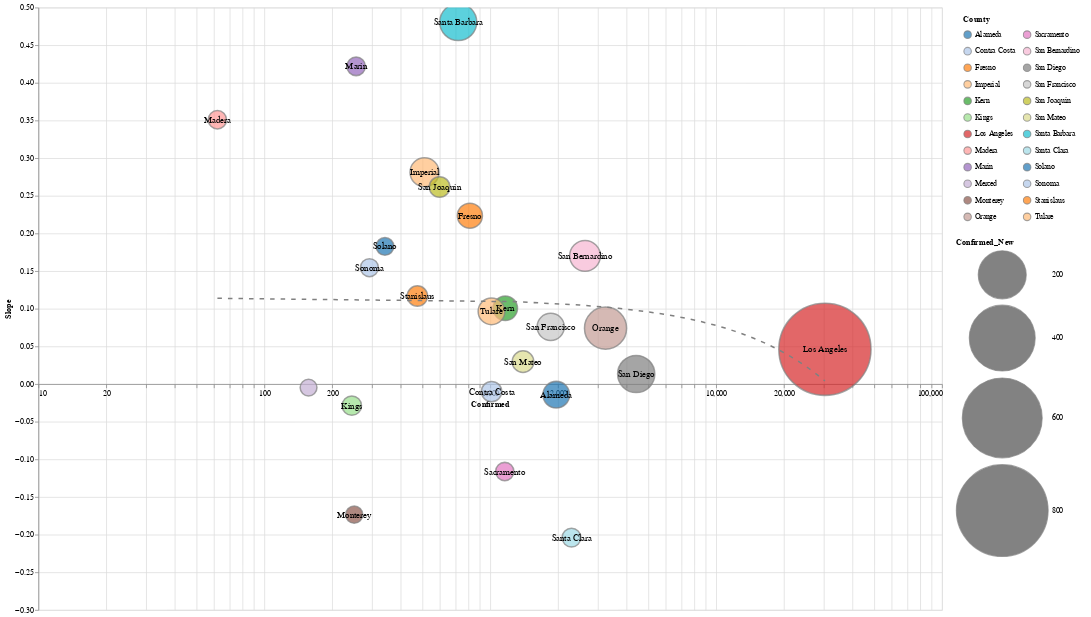

This figure's notebook cell:
### Code cell
state = 'CA'
county_level = df[df['State'] == state].fillna({'County': state}).groupby(['County', 'Date'], as_index=False).sum()

slope_chart(county_level, 'County', -300, xscale='log', limit=1, scale=5).properties(
    width=1200,
    height=800
).interactive()

### Figure 1 — Vega-Lite specification as saved in the notebook (floating-point values rounded to 4 significant figures)
{"config": {"view": {"continuousWidth": 400, "continuousHeight": 300}}, "layer": [{"mark": {"type": "point", "filled": true, "stroke": "grey"}, "encoding": {"color": {"type": "nominal", "field": "County", "legend": {"clipHeight": 20, "columns": 2, "padding": 10}, "scale": {"scheme": "category20"}}, "size": {"type": "quantitative", "field": "Confirmed_New", "scale": {"domain": [2.0, 808.0], "range": [500, 15000]}}, "tooltip": [{"type": "nominal", "field": "County"}, {"type": "quantitative", "field": "Confirmed"}, {"type": "quantitative", "field": "Slope"}, {"type": "quantitative", "field": "Confirmed_New"}], "x": {"type": "quantitative", "axis": {"offset": -300}, "field": "Confirmed", "scale": {"type": "log"}}, "y": {"type": "quantitative", "field": "Slope"}}, "selection": {"selector490": {"type": "interval", "bind": "scales", "encodings": ["x", "y"]}}}, {"mark": "text", "encoding": {"color": {"value": "black"}, "size": {"value": 12}, "text": {"type": "nominal", "field": "County"}, "tooltip": [{"type": "nominal", "field": "County"}, {"type": "quantitative", "field": "Confirmed"}, {"type": "quantitative", "field": "Slope"}, {"type": "quantitative", "field": "Confirmed_New"}], "x": {"type": "quantitative", "axis": {"offset": -300}, "field": "Confirmed", "scale": {"type": "log"}}, "y": {"type": "quantitative", "field": "Slope"}}, "transform": [{"filter": "(datum['Confirmed_New'] > 2)"}]}, {"mark": {"type": "line", "strokeDash": [6, 8]}, "encoding": {"color": {"value": "grey"}, "size": {"value": 2}, "tooltip": [{"type": "nominal", "field": "County"}, {"type": "quantitative", "field": "Confirmed"}, {"type": "quantitative", "field": "Slope"}, {"type": "quantitative", "field": "Confirmed_New"}], "x": {"type": "quantitative", "axis": {"offset": -300}, "field": "Confirmed", "scale": {"type": "log"}}, "y": {"type": "quantitative", "field": "Slope"}}, "transform": [{"on": "Confirmed", "regression": "Slope", "method": "poly", "order": 1}]}], "data": {"name": "data-2d32842c6329345b49431e5987142691"}, "height": 800, "width": 1200, "$schema": "https://vega.github.io/schema/vega-lite/v4.0.2.json", "datasets": {"data-2d32842c6329345b49431e5987142691": [{"County": "Alameda", "Date": "05-08-2020", "Confirmed": 1961.0, "Deaths": 70.0, "Recovered": 0.0, "Confirmed_New": 44.0, "Deaths_New": 3.0, "Recovered_New": 0.0, "Active": 1891.0, "Slope": -0.01419}, {"County": "Contra Costa", "Date": "05-08-2020", "Confirmed": 1014.0, "Deaths": 29.0, "Recovered": 0.0, "Confirmed_New": 15.0, "Deaths_New": 0.0, "Recovered_New": 0.0, "Active": 985.0, "Slope": -0.01006}, {"County": "Fresno", "Date": "05-08-2020", "Confirmed": 813.0, "Deaths": 9.0, "Recovered": 0.0, "Confirmed_New": 36.0, "Deaths_New": 0.0, "Recovered_New": 0.0, "Active": 804.0, "Slope": 0.2235}, {"County": "Imperial", "Date": "05-08-2020", "Confirmed": 512.0, "Deaths": 12.0, "Recovered": 0.0, "Confirmed_New": 57.0, "Deaths_New": 1.0, "Recovered_New": 0.0, "Active": 500.0, "Slope": 0.2813}, {"County": "Kern", "Date": "05-08-2020", "Confirmed": 1166.0, "Deaths": 15.0, "Recovered": 0.0, "Confirmed_New": 33.0, "Deaths_New": 2.0, "Recovered_New": 0.0, "Active": 1151.0, "Slope": 0.1006}, {"County": "Kings", "Date": "05-08-2020", "Confirmed": 244.0, "Deaths": 1.0, "Recovered": 0.0, "Confirmed_New": 11.0, "Deaths_New": 0.0, "Recovered_New": 0.0, "Active": 243.0, "Slope": -0.02875}, {"County": "Los Angeles", "Date": "05-08-2020", "Confirmed": 30320.0, "Deaths": 1470.0, "Recovered": 0.0, "Confirmed_New": 808.0, "Deaths_New": 52.0, "Recovered_New": 0.0, "Active": 28850.0, "Slope": 0.04617}, {"County": "Madera", "Date": "05-08-2020", "Confirmed": 62.0, "Deaths": 2.0, "Recovered": 0.0, "Confirmed_New": 7.0, "Deaths_New": 0.0, "Recovered_New": 0.0, "Active": 60.0, "Slope": 0.351}, {"County": "Marin", "Date": "05-08-2020", "Confirmed": 255.0, "Deaths": 14.0, "Recovered": 0.0, "Confirmed_New": 8.0, "Deaths_New": 0.0, "Recovered_New": 0.0, "Active": 241.0, "Slope": 0.4219}, {"County": "Merced", "Date": "05-08-2020", "Confirmed": 157.0, "Deaths": 3.0, "Recovered": 0.0, "Confirmed_New": 2.0, "Deaths_New": 0.0, "Recovered_New": 0.0, "Active": 154.0, "Slope": -0.004771}, {"County": "Monterey", "Date": "05-08-2020", "Confirmed": 250.0, "Deaths": 6.0, "Recovered": 0.0, "Confirmed_New": 3.0, "Deaths_New": 0.0, "Recovered_New": 0.0, "Active": 244.0, "Slope": -0.1735}, {"County": "Orange", "Date": "05-08-2020", "Confirmed": 3240.0, "Deaths": 71.0, "Recovered": 0.0, "Confirmed_New": 148.0, "Deaths_New": 5.0, "Recovered_New": 0.0, "Active": 3169.0, "Slope": 0.07424}, {"County": "Sacramento", "Date": "05-08-2020", "Confirmed": 1160.0, "Deaths": 50.0, "Recovered": 0.0, "Confirmed_New": 7.0, "Deaths_New": 1.0, "Recovered_New": 0.0, "Active": 1110.0, "Slope": -0.1162}, {"County": "San Bernardino", "Date": "05-08-2020", "Confirmed": 2629.0, "Deaths": 111.0, "Recovered": 0.0, "Confirmed_New": 67.0, "Deaths_New": 3.0, "Recovered_New": 0.0, "Active": 2518.0, "Slope": 0.1702}, {"County": "San Diego", "Date": "05-08-2020", "Confirmed": 4429.0, "Deaths": 165.0, "Recovered": 0.0, "Confirmed_New": 110.0, "Deaths_New": 7.0, "Recovered_New": 0.0, "Active": 4264.0, "Slope": 0.01332}, {"County": "San Francisco", "Date": "05-08-2020", "Confirmed": 1853.0, "Deaths": 33.0, "Recovered": 0.0, "Confirmed_New": 47.0, "Deaths_New": 1.0, "Recovered_New": 0.0, "Active": 1820.0, "Slope": 0.07598}, {"County": "San Joaquin", "Date": "05-08-2020", "Confirmed": 597.0, "Deaths": 28.0, "Recovered": 0.0, "Confirmed_New": 16.0, "Deaths_New": 0.0, "Recovered_New": 0.0, "Active": 569.0, "Slope": 0.2617}, {"County": "San Mateo", "Date": "05-08-2020", "Confirmed": 1397.0, "Deaths": 56.0, "Recovered": 0.0, "Confirmed_New": 20.0, "Deaths_New": 0.0, "Recovered_New": 0.0, "Active": 1341.0, "Slope": 0.02969}, {"County": "Santa Barbara", "Date": "05-08-2020", "Confirmed": 722.0, "Deaths": 10.0, "Recovered": 0.0, "Confirmed_New": 109.0, "Deaths_New": 1.0, "Recovered_New": 0.0, "Active": 712.0, "Slope": 0.4807}, {"County": "Santa Clara", "Date": "05-08-2020", "Confirmed": 2290.0, "Deaths": 128.0, "Recovered": 0.0, "Confirmed_New": 9.0, "Deaths_New": 1.0, "Recovered_New": 0.0, "Active": 2162.0, "Slope": -0.2039}, {"County": "Solano", "Date": "05-08-2020", "Confirmed": 342.0, "Deaths": 7.0, "Recovered": 0.0, "Confirmed_New": 5.0, "Deaths_New": 0.0, "Recovered_New": 0.0, "Active": 335.0, "Slope": 0.1828}, {"County": "Sonoma", "Date": "05-08-2020", "Confirmed": 292.0, "Deaths": 3.0, "Recovered": 0.0, "Confirmed_New": 6.0, "Deaths_New": 0.0, "Recovered_New": 0.0, "Active": 289.0, "Slope": 0.1546}, {"County": "Stanislaus", "Date": "05-08-2020", "Confirmed": 476.0, "Deaths": 19.0, "Recovered": 0.0, "Confirmed_New": 15.0, "Deaths_New": 2.0, "Recovered_New": 0.0, "Active": 457.0, "Slope": 0.1168}, {"County": "Tulare", "Date": "05-08-2020", "Confirmed": 1013.0, "Deaths": 44.0, "Recovered": 0.0, "Confirmed_New": 44.0, "Deaths_New": 1.0, "Recovered_New": 0.0, "Active": 969.0, "Slope": 0.09647}]}}
